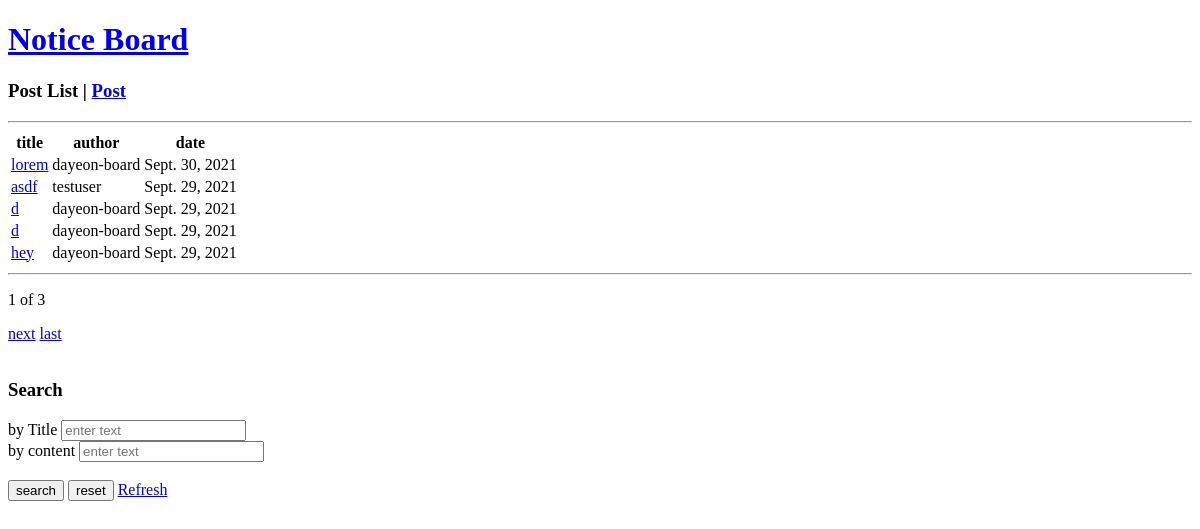
The page /notice-board/ on the database as committed earlier.
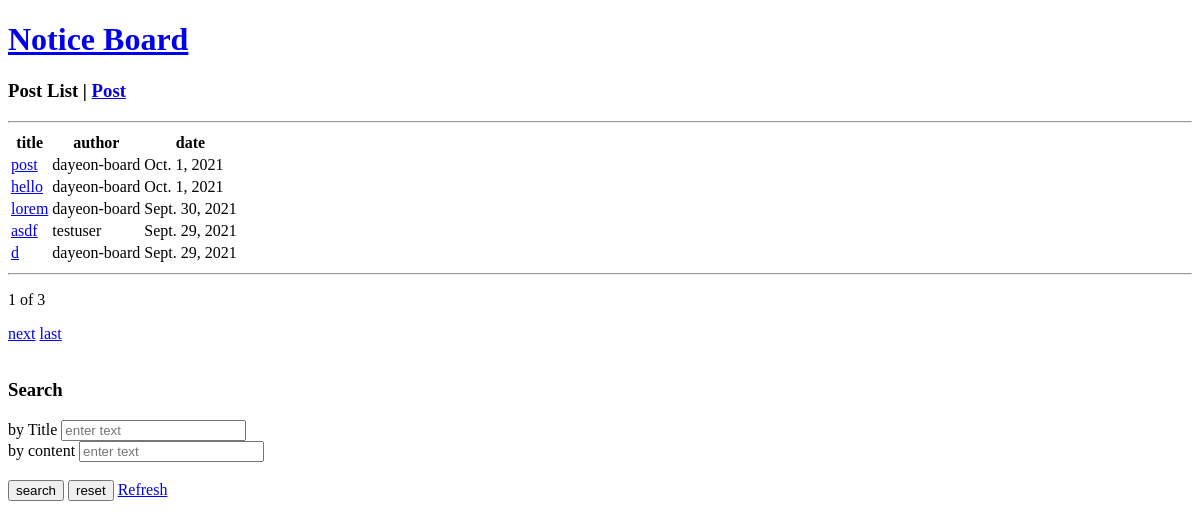
The same page on the database as committed later.
### board/models.py (models this page shows, shortened)
class Post(models.Model):
    title = models.CharField(max_length=100)
    author = models.ForeignKey(User, on_delete=models.CASCADE)
    body = models.TextField()
    post_date = models.DateField(auto_now_add=True)
    post_edited = models.DateTimeField(auto_now=True)
    post_created = models.DateTimeField(auto_now_add=True)
    file = models.FileField(upload_to='upload_files/', max_length=100, null=True, blank=True, default=None)
    class Meta:
        ordering = ('post_created',)

### board/views.py (the view)
class PostListView(ListView):
    model = Post
    template_name = 'board/post_list.html'
    ordering = ['-post_created']
    paginate_by = 5
    def get_queryset(self):
        queryset = super(PostListView, self).get_queryset()
        filter = PostFilter(self.request.GET, queryset)
        return filter.qs

### board/templates/board/post_list.html (shortened to what this page needs)
{% extends './base.html' %}
{% block content %}
    <div class="btn_post">
        <h3>Post List | <a href="{% url 'board:post-create'%}">Post</a> </h3>
        <hr>
    </div>
    {% if object_list.exists %}
    <table class="table">
            <tr>
              <th>title</th>
              <th>author</th>
              <th>date</th>
            </tr>
        <tbody>
            <tr>
        {% for post in object_list %}
              <td style="text-align:left"><a href="{% url 'board:post-detail' post.id %}">
                    {{ post.title }}</a></td>
              <td>{{ post.author.username }}</td>
              <td>{{ post.post_date}}</td>
            </tr>
        </tbody>
        {% endfor %}
    </table>
        <div class="paginator">
        <hr>
            <span class="page">
                <p>{{page_obj.number}} of {{page_obj.paginator.num_pages}}</p>
            </span>
            {% if page_obj.has_next %}
                <a href="?page={{page_obj.next_page_number}}" class="next">next</a>
                <a href="?page={{page_obj.paginator.num_pages}}" class="last">last</a>
            {% endif %}
        </div>
        <br>
    {% else %}
        <div class="blank">
            <p>No post yet.</p>
        </div>
    {% endif %}
    <h3>Search</h3>
    <form method="get" class="form-style">
        <div class="bytitle">
            <label for="id_title__icontains">by Title</label>
            <input type="text" name="title__icontains" class="form-control is-valid form-style" placeholder="enter text" title="" id="id_title__icontains">
        </div>
        <div class="bybody">
            <label for="id_body__icontains">by content</label>
            <input type="text" name="body__icontains" class="form-control is-valid" placeholder="enter text" title="" id="id_body__icontains">
        </div>
            <br>
            <div class="button">
                <input type="submit" name="btnsubmit"  value="search">
                <input type="reset" value="reset">
                <a href="{% url 'board:notice-board' %}">Refresh</a>
            </div>
    </form>
</div>
{% endblock content %}

### board/templates/board/base.html (shortened to what this page needs)
{% load static %}
<!DOCTYPE html>
<html lang="en">
<head>
</head>
<body>
   <div id="warp">
        <div id="content">
            <h1>  <a href="{% url 'board:notice-board' %}"> Notice Board </a></h1>
            <div class="container">
                {% block content %}
                {% endblock content %}
                <br><br>
            </div>
        </div>
</body>
</html>

Rows that differ between the two databases and show on the page:
no longer on this page (row unchanged): Post: title "d", author.username "dayeon-board", post_date "Sept. 29, 2021"
no longer on this page (row unchanged): Post: title "hey", author.username "dayeon-board", post_date "Sept. 29, 2021"
added Post: title "post", author.username "dayeon-board", post_date "Oct. 1, 2021"
added Post: title "hello", author.username "dayeon-board", post_date "Oct. 1, 2021"
